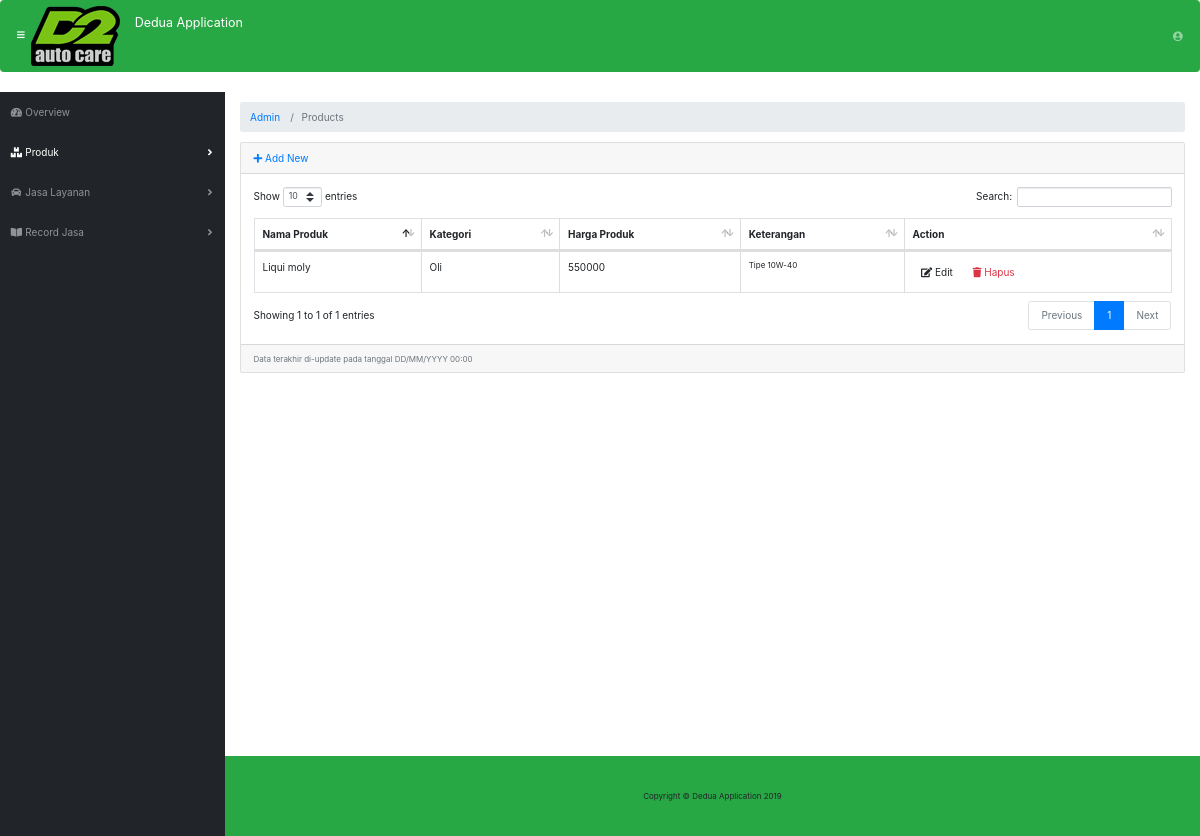
Page /index.php/admin/products on the committed database.
### tables this page shows
CREATE TABLE `produk` (
  `id_produk` varchar(64) NOT NULL,
  `nama_produk` varchar(255) NOT NULL,
  `image` varchar(255) NOT NULL DEFAULT 'default.jpg',
  `kategori` varchar(255) NOT NULL,
  `harga_produk` int(11) NOT NULL,
  `keterangan` text NOT NULL,
  `post_date` timestamp NOT NULL DEFAULT CURRENT_TIMESTAMP ON UPDATE CURRENT_TIMESTAMP
);

### application/controllers/admin/Products.php (called while the page is built, shortened)
<?php
class Products extends CI_Controller
{
    public function __construct()
    {
        $this->load->model("product_model");
        $this->load->library('form_validation');
    }
    public function index()
    {
        $data["products"] = $this->product_model->getAll();
        $this->load->view("admin/product/list", $data);
    }
}

### index.php (called while the page is built, shortened)
<?php
require_once BASEPATH.'core/CodeIgniter.php';

### application/models/Product_model.php (called while the page is built, shortened)
<?php defined('BASEPATH') OR exit('No direct script access allowed');
class Product_model extends CI_Model
{
    private $_table = "produk";
    public function getAll()
    {
        return $this->db->get($this->_table)->result();
    }
}

### application/views/admin/product/list.php (the view, shortened to what this page needs)
<!DOCTYPE html>
<html lang="en">
<head>
</head>
<body id="page-top">
	<div id="wrapper">
		<div id="content-wrapper">
			<div class="container-fluid">
				<div class="card mb-3">
					<div class="card-header">
						<a href="<?php echo site_url('admin/products/add') ?>"><i class="fas fa-plus"></i> Add New</a>
					</div>
					<div class="card-body">
						<div class="table-responsive">
							<table class="table table-bordered" id="dataTable" width="100%" cellspacing="0">
								<thead>
									<tr>
										<th>Nama Produk</th>
										<th>Kategori</th>
										<th>Harga Produk</th>
										<th>Keterangan</th>
										<th>Action</th>
									</tr>
								</thead>
								<tbody>
									<?php foreach ($products as $product): ?>
									<tr>
										<td width="150">
											<?php echo $product->nama_produk ?>
										</td>
										<td>
											<?php echo $product->kategori ?>
										</td>
										<td>
											<?php echo $product->harga_produk ?>
										</td>
										<td class="small">
											<?php echo substr($product->keterangan, 0, 120) ?></td>
										<td width="250">
											<a href="<?php echo site_url('admin/products/edit/'.$product->id_produk) ?>"
											 class="btn btn-small"><i class="fas fa-edit"></i> Edit</a>
											<a onclick="deleteConfirm('<?php echo site_url('admin/products/delete/'.$product->id_produk) ?>')"
											 href="#!" class="btn btn-small text-danger"><i class="fas fa-trash"></i> Hapus</a>
										</td>
									</tr>
									<?php endforeach; ?>
								</tbody>
							</table>
						</div>
					</div>
					<div class="card-footer small text-muted">Data terakhir di-update pada tanggal DD/MM/YYYY 00:00</div>
				</div>
			</div>
		</div>
	</div>
</body>
</html>

### rows in the picture
produk: nama_produk "Liqui moly", kategori "Oli", harga_produk "550000", keterangan "Tipe 10W-40"

### other values in the picture
SITE_NAME "Dedua Application"
$segment "Admin"
$segment "Products"
Date('Y') "2019"
